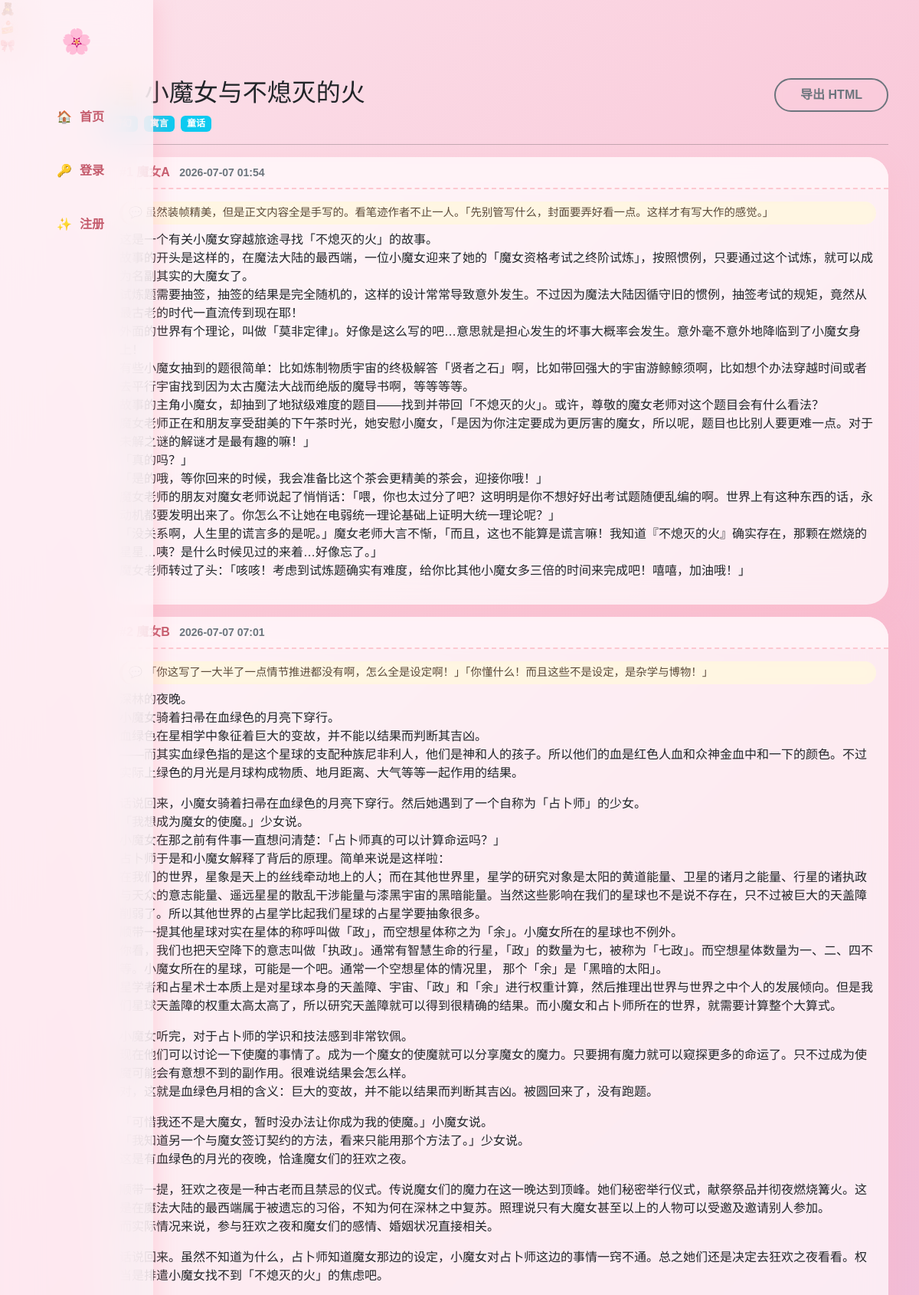
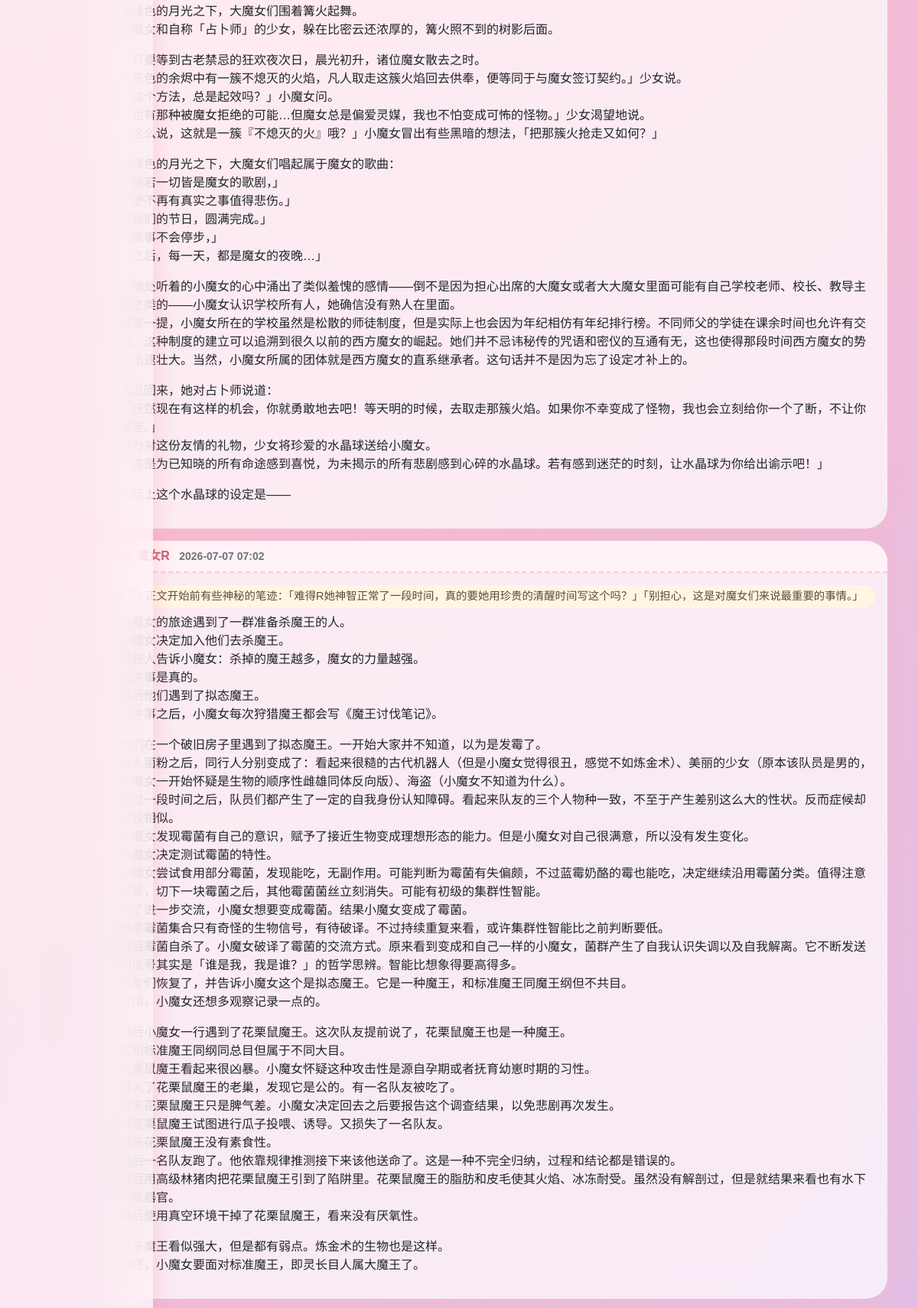
The page /story/1 (upper part) on the database its author committed (2 pictures, top to bottom).
### models.py (models this page shows)
class Story(db.Model):
    id = db.Column(db.Integer, primary_key=True)
    title = db.Column(db.String(200), nullable=False)
    status = db.Column(db.String(20), default='ongoing')
    created_at = db.Column(db.DateTime, default=datetime.utcnow)
    creator_id = db.Column(db.Integer, db.ForeignKey('user.id'))
    creator = db.relationship('User', backref='created_stories')
    entries = db.relationship('Entry', backref='story', lazy=True, order_by='Entry.created_at')
    tags = db.relationship('Tag', secondary=story_tags, backref=db.backref('stories', lazy=True))

class Tag(db.Model):
    id = db.Column(db.Integer, primary_key=True)
    name = db.Column(db.String(50), unique=True, nullable=False)

class Entry(db.Model):
    id = db.Column(db.Integer, primary_key=True)
    content = db.Column(db.Text, nullable=False)
    note = db.Column(db.Text, nullable=True)
    created_at = db.Column(db.DateTime, default=datetime.utcnow)
    user_id = db.Column(db.Integer, db.ForeignKey('user.id'))
    story_id = db.Column(db.Integer, db.ForeignKey('story.id'))
    status = db.Column(db.String(20), default='published')

class User(UserMixin, db.Model):
    id = db.Column(db.Integer, primary_key=True)
    username = db.Column(db.String(50), unique=True, nullable=False)
    password = db.Column(db.String(100), nullable=False)
    is_admin = db.Column(db.Boolean, default=False)
    entries = db.relationship('Entry', backref='author', lazy=True)

### app.py (the view, shortened to what this page needs)
@app.route('/story/<int:story_id>', methods=['GET', 'POST'])
def story_detail(story_id):
    story = Story.query.get_or_404(story_id)
    if current_user.is_authenticated:
        entries = Entry.query.filter(
            Entry.story_id == story.id,
            db.or_(
                Entry.status == 'published',
                db.and_(Entry.status == 'draft', Entry.user_id == current_user.id)
            )
        ).order_by(Entry.created_at).all()
    else:
        entries = Entry.query.filter_by(story_id=story.id, status='published').order_by(Entry.created_at).all()
    published_entries = [e for e in entries if e.status == 'published']
    last_entry = published_entries[-1] if published_entries else None
    can_chain = True
    if last_entry and current_user.is_authenticated:
        if last_entry.user_id == current_user.id:
            can_chain = False
    if story.status == 'finished':
        can_chain = False
    editing_entry = None
    edit_entry_id = request.args.get('edit_entry')
    if edit_entry_id and current_user.is_authenticated:
        entry = Entry.query.get(int(edit_entry_id))
        if entry and entry.user_id == current_user.id and entry.story_id == story.id and entry.status == 'draft':
            editing_entry = entry
    return render_page('story_detail.html', 'story_detail_content.html',
                       story=story, entries=entries, can_chain=can_chain,
                       editing_entry=editing_entry)

### app.py (called while the page is built)
@app.template_filter('markdown')
def render_markdown(text):
    return Markup(md_lib.markdown(text, extensions=['extra', 'nl2br']))

def render_page(full_template, content_template, **kwargs):
    if request.headers.get('HX-Request'):
        return render_template(content_template, **kwargs)
    return render_template(full_template, **kwargs)

### templates/story_detail.html (shortened to what this page needs)
{% extends "base.html" %}
{% block content %}
<div class="d-flex justify-content-between">
  <h2>📜 {{ story.title }}</h2>
  <div>
    <a href="/story/{{ story.id }}/export" class="btn btn-outline-secondary">导出 HTML</a>
  </div>
</div>
<div class="mb-3">
  {% for tag in story.tags %}
    <span class="badge bg-info me-1">{{ tag.name }}</span>
  {% endfor %}
</div>
<hr>
{% for entry in entries %}
<div class="card mb-3 {% if entry.status == 'draft' %}border-warning{% endif %}">
  <div class="card-header d-flex justify-content-between align-items-center {% if entry.status == 'draft' %}bg-warning bg-opacity-10{% endif %}">
    <div>
      <strong>#{{ loop.index }} {{ entry.author.username }}</strong>
      <small class="text-muted ms-2">{{ entry.created_at.strftime('%Y-%m-%d %H:%M') }}</small>
    </div>
  </div>
  <div class="card-body">
      {% if entry.note %}
      <div class="alert alert-light py-1 px-2 mb-2" style="border-left: 4px solid #b45f3a; font-size: 0.9em; color: #5c4a3a;">
          💬 {{ entry.note }}
      </div>
      {% endif %}
      {{ entry.content|markdown }}
  </div>
</div>
{% endfor %}
{% endblock %}

### templates/base.html (style rules this page uses)
:root { --pink-100: #fff0f5; --pink-200: #ffe4ec; --pink-300: #ffb6c1; --pink-400: #ff8da1; --purple-100: #f3e8ff; --purple-200: #e9d5ff; --shadow-soft: 0 8px 30px rgba(255, 182, 193, 0.3); --shadow-hover: 0 15px 45px rgba(255, 130, 160, 0.45); --radius-lg: 28px; --radius-md: 18px; }
* { margin: 0; padding: 0; box-sizing: border-box; }
body { font-family: "Nunito", "PingFang SC", "Microsoft YaHei", sans-serif; background: linear-gradient(135deg, #fce4ec 0%, #f8bbd0 30%, #e1bee7 70%, #f3e5f5 100%); background-attachment: fixed; min-height: 100vh; overflow-x: hidden; }
.card { border: none; border-radius: var(--radius-lg); background: rgba(255, 255, 255, 0.7); backdrop-filter: blur(20px); box-shadow: var(--shadow-soft); transition: all 0.4s cubic-bezier(0.25, 0.8, 0.25, 1.2); margin-bottom: 25px; animation: breathe 4s ease-in-out infinite; }
.card-header { background: rgba(255, 240, 245, 0.8); border-bottom: 2px dashed #fcc8d0; border-radius: var(--radius-lg) var(--radius-lg) 0 0 !important; font-weight: 700; color: #c45b6c; backdrop-filter: blur(5px); }
.btn { border-radius: 40px; font-weight: 700; padding: 0.5rem 2rem; position: relative; overflow: hidden; transition: all 0.2s; }
.btn-outline-secondary, .btn-outline-warning, .btn-outline-danger, .btn-outline-info { background: transparent; border: 2px solid; backdrop-filter: blur(5px); transition: all 0.2s; }
.alert { border-radius: 20px; border: none; background: rgba(255, 245, 220, 0.8); backdrop-filter: blur(10px); }

### rows shown on the page
Story: title "小魔女与不熄灭的火"
Tag: name "寓言"
Tag: name "童话"
Entry: author.username "魔女A", created_at "2026-07-07 01:54", note "虽然装帧精美，但是正文内容全是手写的。看笔迹作者不止一人。「先别管写什么，封面要弄好看一点。这样才有写大作的感觉。」", content "这是一个有关小魔女穿越旅途寻找「不熄灭的火」的故事。 故事的开头是这样的，在魔法大陆的最西端，一位小魔女迎来了她的「魔女资格考试之终阶试炼」，按照惯例，只要通过这个试炼，就可以成为名副其实的大魔女了。 试炼题需要抽签，抽签的结果是完全随机的，这样的设计常常导致意外发生。不过因为魔法大陆因循守旧的惯例，抽签考试的规矩，竟然从最古老的时代一直流传到现在耶！ 外面的世界有个理论，叫做「莫非定律」。好像是这么写的吧…意思就是担心发生的坏事大概率会发生。意外毫不意外地降临到了小魔女身上！ 有些小魔女抽到的题很简单：比如炼制物质宇宙的终极解答「贤者之石」啊，比如带回强大的宇宙游鲸鲸须啊，比如想个办法穿越时间或者去平行宇宙找到因为太古魔法大战而绝版的魔导书啊，等等等等。 故事的主角小魔女，却抽到了地狱级难度的题目——找到并带回「不熄灭的火」。或许，尊敬的魔女老师对这个题目会有什么看法？ 魔女老师正在和朋友享受甜美的下午茶时光，她安慰小魔女，「是因为你注定要成为更厉害的魔女，所以呢，题目也比别人要更难一点。对于未解之谜的解谜才是最有趣的嘛！」 「真的吗？」 「是的哦，等你回来的时候，我会准备比这个茶会更精美的茶会，迎接你哦！」 魔女老师的朋友对魔女老师说起了悄悄话：「喂，你也太过分了吧？这明明是你不想好好出考试题随便乱编的啊。世界上有这种东西的话，永动机都要发明出来了。你怎么不让她在电弱统一理论基础上证明大统一理论呢？」 「没关系啊，人生里的谎言多的是呢。」魔女老师大言不惭，「而且，这也不能算是谎言嘛！我知道『不熄灭的火』确实存在，那颗在燃烧的星星…咦？是什么时候见过的来着…好像忘了。」…"
Entry: author.username "魔女B", created_at "2026-07-07 07:01", note "「你这写了一大半了一点情节推进都没有啊，怎么全是设定啊！」「你懂什么！而且这些不是设定，是杂学与博物！」", content "深林的夜晚。 小魔女骑着扫帚在血绿色的月亮下穿行。 血绿色在星相学中象征着巨大的变故，并不能以结果而判断其吉凶。 ——而其实血绿色指的是这个星球的支配种族尼非利人，他们是神和人的孩子。所以他们的血是红色人血和众神金血中和一下的颜色。不过实际上绿色的月光是月球构成物质、地月距离、大气等等一起作用的结果。 话说回来，小魔女骑着扫帚在血绿色的月亮下穿行。然后她遇到了一个自称为「占卜师」的少女。 「我想成为魔女的使魔。」少女说。 小魔女在那之前有件事一直想问清楚：「占卜师真的可以计算命运吗？」 占卜师于是和小魔女解释了背后的原理。简单来说是这样啦： 在我们的世界，星象是天上的丝线牵动地上的人；而在其他世界里，星学的研究对象是太阳的黄道能量、卫星的诸月之能量、行星的诸执政与天众的意志能量、遥远星星的散乱干涉能量与漆黑宇宙的黑暗能量。当然这些影响在我们的星球也不是说不存在，只不过被巨大的天盖障削弱了。所以其他世界的占星学比起我们星球的占星学要抽象很多。 顺带一提其他星球对实在星体的称呼叫做「政」，而空想星体称之为「余」。小魔女所在的星球也不例外。 你看，我们也把天空降下的意志叫做「执政」。通常有智慧生命的行星，「政」的数量为七，被称为「七政」。而空想星体数量为一、二、四不等。小魔女所在的星球，可能是一个吧。通常一个空想星体的情况里， 那个「余」是「黑暗的太阳」。…"
Entry: author.username "魔女R", created_at "2026-07-07 07:02", note "正文开始前有些神秘的笔迹：「难得R她神智正常了一段时间，真的要她用珍贵的清醒时间写这个吗？」「别担心，这是对魔女们来说最重要的事情。」", content "小魔女的旅途遇到了一群准备杀魔王的人。 小魔女决定加入他们去杀魔王。 那些人告诉小魔女：杀掉的魔王越多，魔女的力量越强。 这件事是真的。 然后他们遇到了拟态魔王。 这件事之后，小魔女每次狩猎魔王都会写《魔王讨伐笔记》。 他们在一个破旧房子里遇到了拟态魔王。一开始大家并不知道，以为是发霉了。 吸入菌粉之后，同行人分别变成了：看起来很糙的古代机器人（但是小魔女觉得很丑，感觉不如炼金术）、美丽的少女（原本该队员是男的，小魔女一开始怀疑是生物的顺序性雌雄同体反向版）、海盗（小魔女不知道为什么）。 经过一段时间之后，队员们都产生了一定的自我身份认知障碍。看起来队友的三个人物种一致，不至于产生差别这么大的性状。反而症候却比较相似。 小魔女发现霉菌有自己的意识，赋予了接近生物变成理想形态的能力。但是小魔女对自己很满意，所以没有发生变化。 小魔女决定测试霉菌的特性。 小魔女尝试食用部分霉菌，发现能吃，无副作用。可能判断为霉菌有失偏颇，不过蓝霉奶酪的霉也能吃，决定继续沿用霉菌分类。值得注意的是，切下一块霉菌之后，其他霉菌菌丝立刻消失。可能有初级的集群性智能。 为了进一步交流，小魔女想要变成霉菌。结果小魔女变成了霉菌。 结果霉菌集合只有奇怪的生物信号，有待破译。不过持续重复来看，或许集群性智能比之前判断要低。 最后霉菌自杀了。小魔女破译了霉菌的交流方式。原来看到变成和自己一样的小魔女，菌群产生了自我认识失调以及自我解离。它不断发送的信号其实是「谁是我，我是谁？」的哲学思辨。智能比想象得要高得多。 队友们恢复了，并告诉小魔女这个是拟态魔王。它是一种魔王，和标准魔王同魔王纲但不共目。…"
